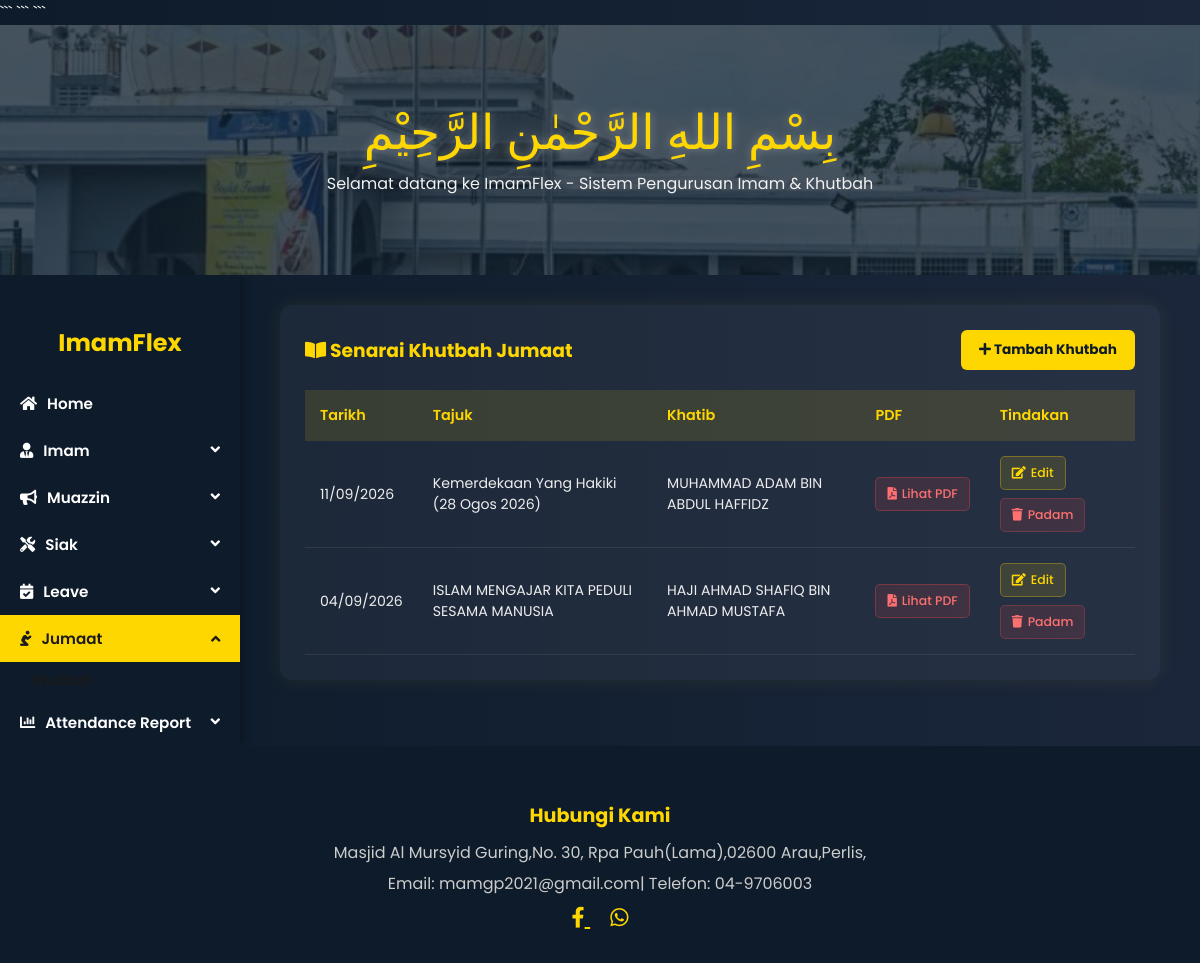
The app's page /khutbah/ with its own data.
### ImamFlex/models.py (models this page shows, shortened)
class Khutbah(models.Model):
    khutbah_id = models.AutoField(primary_key=True)
    date = models.DateField()
    khutbah_topic = models.CharField(max_length=200)
    content = models.TextField(blank=True, null=True)
    pdf_file = models.FileField(
        upload_to='khutbah/',
        validators=[validate_pdf_file],
        blank=True,
        null=True
    )
    khatib = models.ForeignKey(
        Imam,
        on_delete=models.SET_NULL,
        null=True,
        blank=True
    )

class MosqueStaff(models.Model):
    name = models.CharField(max_length=100)
    ic_number = models.CharField(max_length=12, unique=True)
    contact_number = models.CharField(max_length=15)
    address = models.TextField(blank=True, null=True)
    availability = models.BooleanField(default=True)
    email = models.EmailField(blank=True, null=True)
    profile_picture = models.ImageField(upload_to='profile_pics/', null=True, blank=True)
    class Meta:
        abstract = True

class Imam(MosqueStaff):
    imam_id = models.CharField(max_length=10, primary_key=True)
    password = models.CharField(max_length=20)
    is_admin = models.BooleanField(default=False)

### ImamFlex/views.py (the view)
# urls.py: path('khutbah/', views.khutbah_list, name='khutbah_list'),
def khutbah_list(request):
    khutbahs = Khutbah.objects.all().order_by('-date')
    return render(
        request,
        'admin/adminKhutbah.html',
        {
            'khutbahs': khutbahs
        }
    )

### ImamFlex/templates/admin/adminKhutbah.html (shortened to what this page needs)
{% load static %}
<!DOCTYPE html>
<html lang="en">
<head>
<link rel="stylesheet"
    href="https://cdnjs.cloudflare.com/ajax/libs/font-awesome/5.15.4/css/all.min.css">
```
</head>
<body>
```
<div class="header-img">
    <div>
        <div class="bismillah">
            بِسْمِ اللهِ الرَّحْمٰنِ الرَّحِيْمِ
        </div>
        <div class="tagline">
            Selamat datang ke ImamFlex - Sistem Pengurusan Imam & Khutbah
        </div>
    </div>
</div>
<div class="main-wrapper">
    <div class="sidebar">
        <h2>ImamFlex</h2>
        <a href="{% url 'adminDash' %}">
            <i class="fas fa-home"></i>
            Home
        </a>
        <button class="dropdown-btn">
            <i class="fas fa-user-tie"></i>
            Imam
        </button>
        <button class="dropdown-btn">
            <i class="fas fa-bullhorn"></i>
            Muazzin
        </button>
        <button class="dropdown-btn">
            <i class="fas fa-tools"></i>
            Siak
        </button>
        <button class="dropdown-btn">
            <i class="fas fa-calendar-check"></i>
            Leave
        </button>
        <button class="dropdown-btn active">
            <i class="fas fa-pray"></i>
            Jumaat
        </button>
        <div class="dropdown-container" style="display:flex;">
            <a href="{% url 'khutbah_list' %}" class="active">
            </a>
        </div>
        <button class="dropdown-btn">
            <i class="fas fa-chart-bar"></i>
            Attendance Report
        </button>
    </div>
    <div class="content">
        <div class="card">
            <div class="card-header">
                <h3>
                    <i class="fas fa-book-open"></i>
                    Senarai Khutbah Jumaat
                </h3>
                <a href="{% url 'add_khutbah' %}" class="add-btn">
                    <i class="fas fa-plus"></i>
                    Tambah Khutbah
                </a>
            </div>
            <div class="table-container">
                <table>
                    <thead>
                        <tr>
                            <th>
                                Tarikh
                            </th>
                            <th>
                                Tajuk
                            </th>
                            <th>
                                Khatib
                            </th>
                            <th>
                                PDF
                            </th>
                            <th>
                                Tindakan
                            </th>
                        </tr>
                    </thead>
                    <tbody>
                        {% for khutbah in khutbahs %}
                            <tr>
                                <td>
                                    {{ khutbah.date|date:"d/m/Y" }}
                                </td>
                                <td>
                                    {{ khutbah.khutbah_topic }}
                                </td>
                                <td>
                                    {% if khutbah.khatib %}
                                        {{ khutbah.khatib.name }}
                                    {% else %}
                                        -
                                    {% endif %}
                                </td>
                                <td>
                                    {% if khutbah.pdf_file %}
                                        <a
                                            href="{{ khutbah.pdf_file.url }}"
                                            target="_blank"
                                            class="btn-action btn-pdf"
                                        >
                                            <i class="fas fa-file-pdf"></i>
                                            Lihat PDF
                                        </a>
                                    {% else %}
                                        <span class="no-pdf">
                                            Tiada PDF
                                        </span>
                                    {% endif %}
                                </td>
                                <td>
                                    <div class="actions">
                                        <a
                                            href="{% url 'edit_khutbah' khutbah.khutbah_id %}"
                                            class="btn-action btn-edit"
                                        >
                                            <i class="fas fa-edit"></i>
                                            Edit
                                        </a>
                                        <a
                                            href="{% url 'delete_khutbah' khutbah.khutbah_id %}"
                                            class="btn-action btn-delete"
                                            onclick="return confirm('Padam khutbah ini?')"
                                        >
                                            <i class="fas fa-trash"></i>
                                            Padam
                                        </a>
                                    </div>
                                </td>
                            </tr>
                        {% endfor %}
                    </tbody>
                </table>
            </div>
        </div>
    </div>
</div>
<div class="footer">
    <h4>
        Hubungi Kami
    </h4>
    <p>
        Masjid Al Mursyid Guring,No. 30, Rpa Pauh(Lama),02600 Arau,Perlis,
    </p>
    <p>
        Email: mamgp2021@gmail.com| Telefon: 04-9706003
    </p>
    <div class="social-icons">
        <a href="https://www.facebook.com/profile.php?id=100069456158805">
            <i class="fab fa-facebook-f"></i>
        </a>
        <a href="#">
            <i class="fab fa-whatsapp"></i>
        </a>
    </div>
</div>
</body>
</html>

### records on screen
Khutbah: date "11/09/2026", khutbah_topic "Kemerdekaan Yang Hakiki (28 Ogos 2026)", khatib.name "MUHAMMAD ADAM BIN ABDUL HAFFIDZ"
Khutbah: date "04/09/2026", khutbah_topic "ISLAM MENGAJAR KITA PEDULI SESAMA MANUSIA", khatib.name "HAJI AHMAD SHAFIQ BIN AHMAD MUSTAFA"
